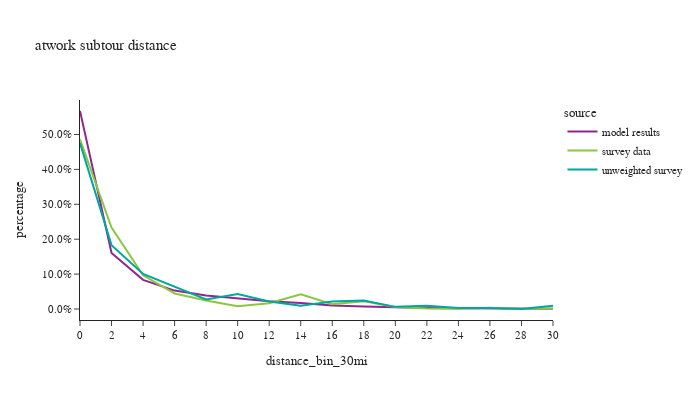

Notebook code cell kept with this figure:
### Code cell
df_plot = atwork_subtour.loc[atwork_subtour['distance_bin_30mi'].notna()].groupby(['source','distance_bin_30mi'])['tour_weight'].sum().reset_index()
df_plot['percentage'] = df_plot.groupby(['source'], group_keys=False)['tour_weight']. \
    apply(lambda x: x / float(x.sum()))

fig2 = px.line(df_plot, x='distance_bin_30mi', y="percentage", color="source", title="atwork subtour distance")
fig2.for_each_annotation(lambda a: a.update(text = a.text.split("=")[-1]))
fig2.update_layout(height=400, width=700, font=dict(size=11), yaxis=dict(tickformat=".1%"))
fig2.show()

### Figure 1 — Plotly figure (JSON) as saved in the notebook; plotly's stock layout.template omitted (floating-point values rounded to 4 significant figures)
{"data": [{"hovertemplate": "source=model results<br>distance_bin_30mi=%{x}<br>percentage=%{y}<extra></extra>", "legendgroup": "model results", "line": {"color": "#91268F", "dash": "solid"}, "marker": {"symbol": "circle"}, "mode": "lines", "name": "model results", "orientation": "v", "showlegend": true, "type": "scatter", "x": ["0", "2", "4", "6", "8", "10", "12", "14", "16", "18", "20", "22", "24", "26", "28", "30"], "xaxis": "x", "y": [0.5673, 0.1605, 0.08348, 0.05271, 0.03856, 0.0298, 0.02194, 0.01693, 0.01015, 0.006921, 0.00446, 0.003132, 0.00183, 0.001192, 0.000706, 0.0003757], "yaxis": "y"}, {"hovertemplate": "source=survey data<br>distance_bin_30mi=%{x}<br>percentage=%{y}<extra></extra>", "legendgroup": "survey data", "line": {"color": "#8CC63E", "dash": "solid"}, "marker": {"symbol": "circle"}, "mode": "lines", "name": "survey data", "orientation": "v", "showlegend": true, "type": "scatter", "x": ["0", "2", "4", "6", "8", "10", "12", "14", "16", "18", "20", "22", "24", "26", "28", "30"], "xaxis": "x", "y": [0.4863, 0.2333, 0.09643, 0.04448, 0.02429, 0.007705, 0.01628, 0.04206, 0.01342, 0.02228, 0.006082, 0.001578, 0.0006686, 0.003593, 0.0, 0.001563], "yaxis": "y"}, {"hovertemplate": "source=unweighted survey<br>distance_bin_30mi=%{x}<br>percentage=%{y}<extra></extra>", "legendgroup": "unweighted survey", "line": {"color": "#00A7A0", "dash": "solid"}, "marker": {"symbol": "circle"}, "mode": "lines", "name": "unweighted survey", "orientation": "v", "showlegend": true, "type": "scatter", "x": ["0", "2", "4", "6", "8", "10", "12", "14", "16", "18", "20", "22", "24", "26", "28", "30"], "xaxis": "x", "y": [0.4756, 0.1829, 0.1006, 0.06402, 0.02744, 0.04268, 0.02134, 0.009146, 0.02134, 0.02439, 0.006098, 0.009146, 0.003049, 0.003049, 0.0, 0.009146], "yaxis": "y"}], "layout": {"font": {"size": 11}, "height": 400, "legend": {"title": {"text": "source"}, "tracegroupgap": 0}, "title": {"text": "atwork subtour distance"}, "width": 700, "xaxis": {"anchor": "y", "domain": [0.0, 1.0], "title": {"text": "distance_bin_30mi"}}, "yaxis": {"anchor": "x", "domain": [0.0, 1.0], "tickformat": ".1%", "title": {"text": "percentage"}}}}
